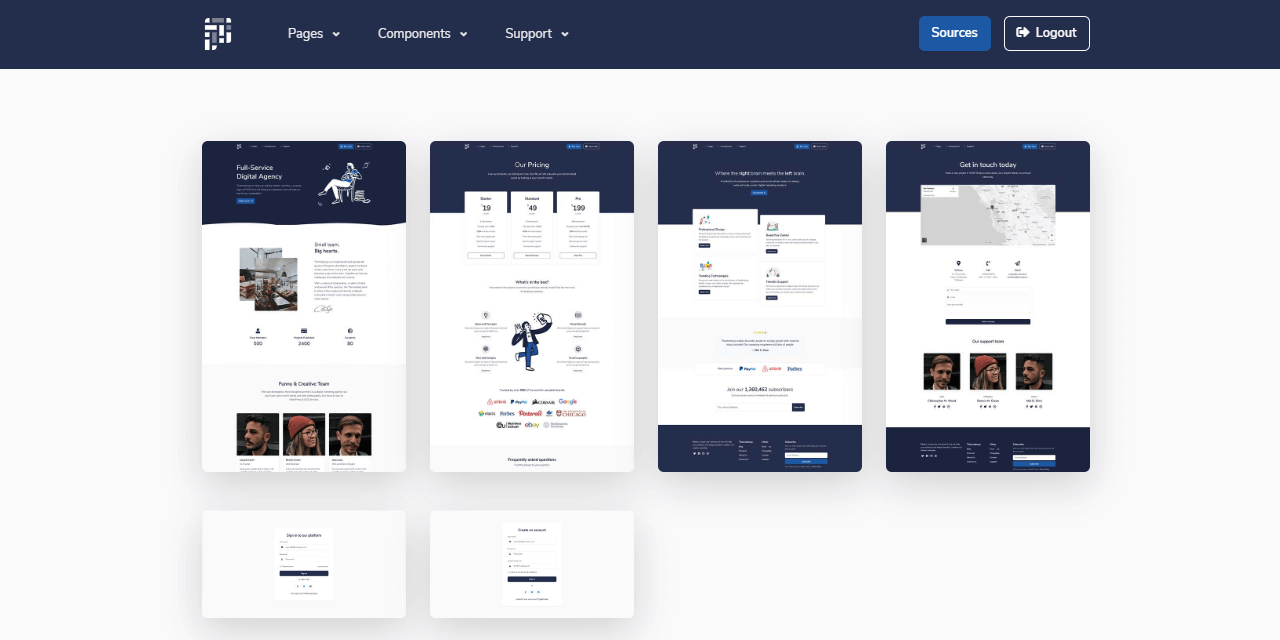
#> input picture media/flask-pixel-bootstrap-uikit-screen-1.png, 1280 x 640 px
$ python engenedraw.py ../media/flask-pixel-bootstrap-uikit-screen-1.png 100 5
#> lines starting #> are read from the running program, lines starting #| are printed output that depends on the picture; after the words box and inside, x2 and y2 are one past the last pixel; in counts of white or black regions, pixels touching at a corner belong together
import os
import sys
import cv2
import numpy as np

image = cv2.imread(sys.argv[1])
#> image is the input picture: shape (640, 1280, 3); mean B, G, R 211.3, 204.7, 202.7

gridSize = int(sys.argv[2])
thickness = int(sys.argv[3])

height, width, b = image.shape

print(width, height)
#| 1280 640

img_1 = np.zeros([height,width,1],dtype=np.uint8)

img_1.fill(255)
#> img_1: shape (640, 1280, 1); every value is 255

gray = cv2.cvtColor(image, cv2.COLOR_BGR2GRAY)
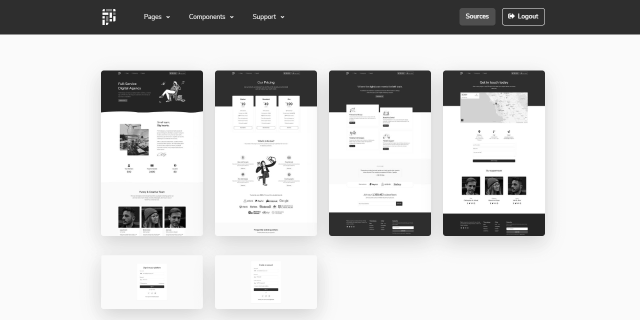
#> gray: shape (640, 1280) (shown at 1/2 size); min 4, max 255, mean 204.8

edges = cv2.Canny(gray,150,200)
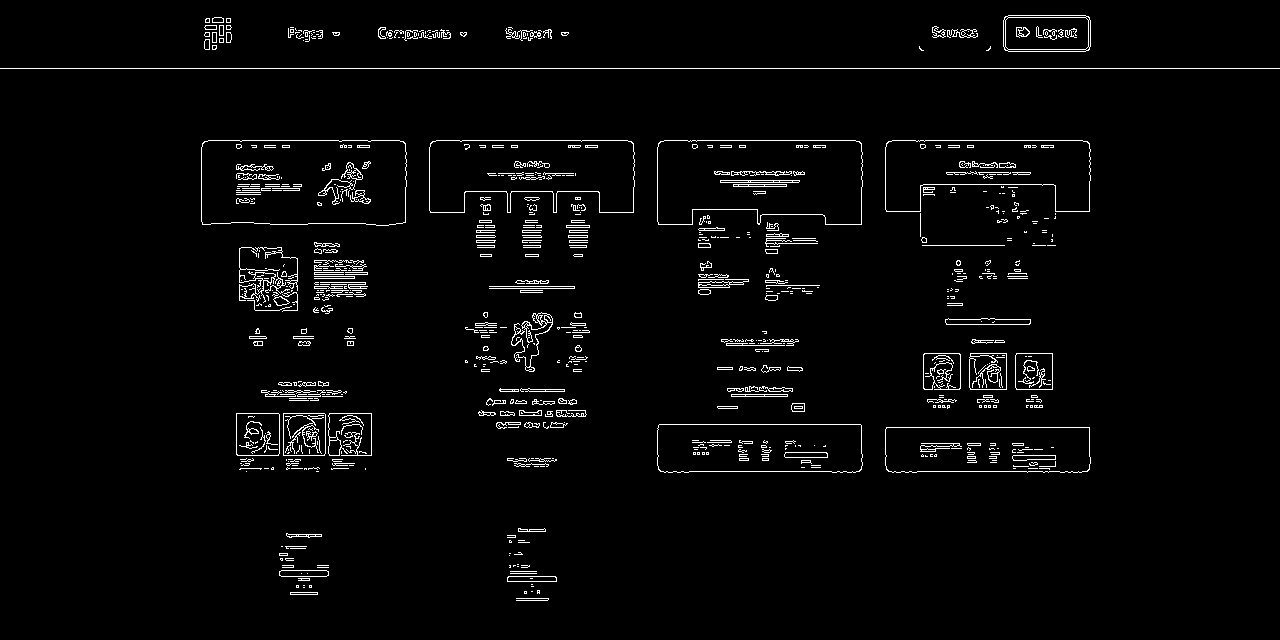
#> edges: shape (640, 1280); 2.8% white in thin lines or dots

contours, hierarchy= cv2.findContours(edges, cv2.RETR_LIST, cv2.CHAIN_APPROX_NONE)
#> contours = 1195 contours, 950 with area under 20; largest, box (x1, y1, x2, y2) and area: (201, 140, 407, 226) 16987, (201, 140, 407, 226) 16981, (657, 140, 863, 225) 15510, (657, 140, 863, 225) 15500, (429, 140, 635, 213) 11987

w = round(width / gridSize)
h = round(height / gridSize)

w_cont = w
h_cont = h

#add vertical lines
for i in range (0, gridSize - 1):

    cv2.line(img_1,(w_cont,0),(w_cont,height),(0,255,0),thickness)
    w_cont += w
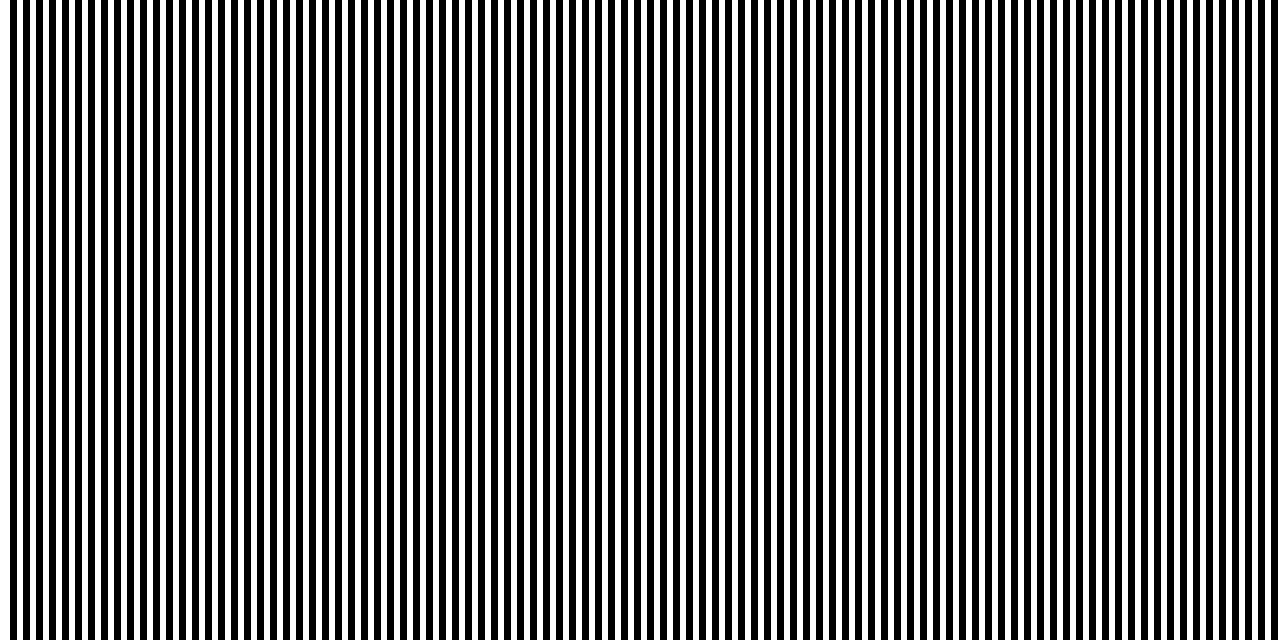
#> img_1: shape (640, 1280, 1); 46.4% white; 99 white regions, largest, box (x1, y1, x2, y2) and area: (0, 0, 10, 640) 6400, (17, 0, 23, 640) 3840, (30, 0, 36, 640) 3840
#> after the loop, w_cont = 1300

for j in range (0, gridSize - 1):

    cv2.line(img_1, (0,h_cont),(width,h_cont),(0,255,0),thickness)
    h_cont += h
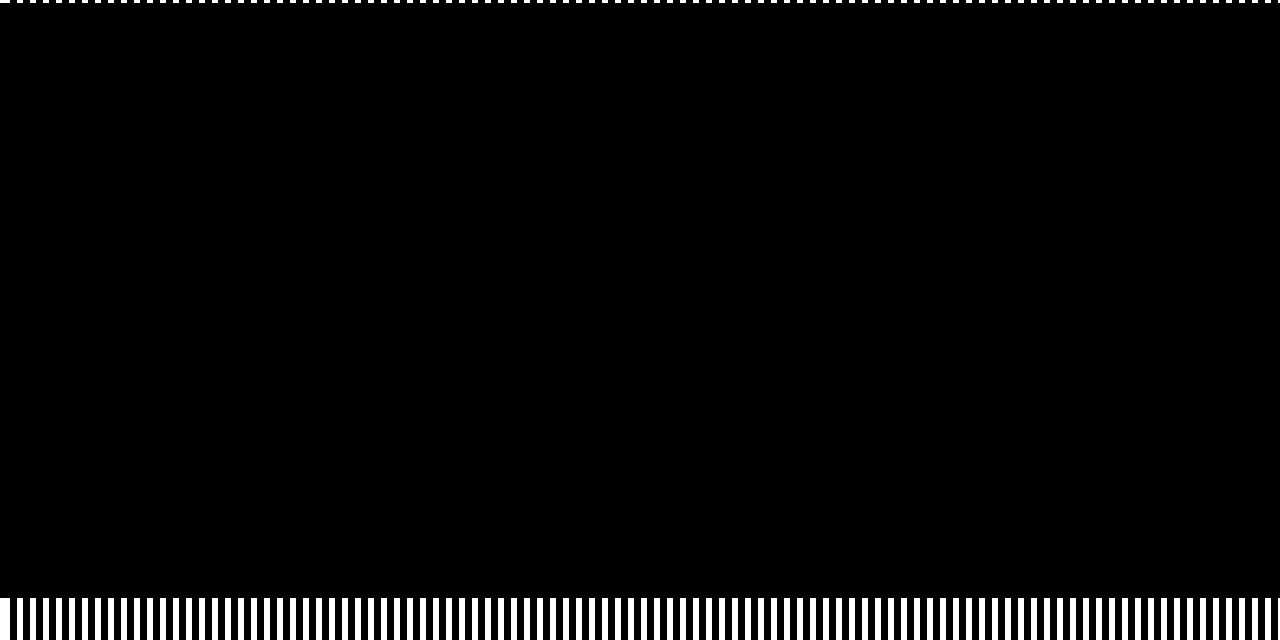
#> img_1: shape (640, 1280, 1); 3.3% white; 198 white regions (98 under 20 px), largest, box (x1, y1, x2, y2) and area: (0, 598, 10, 640) 420, (17, 598, 23, 640) 252, (30, 598, 36, 640) 252
#> after the loop, h_cont = 600

cv2.imwrite('test.jpg', img_1)

print(type(img_1))
#| <class 'numpy.ndarray'>

length = len(contours)
#> length = 1195

for i in range(0, length):
    cv2.drawContours(img_1, contours, i, (0, 255, 0), 3)
    cv2.imwrite('{}.jpg'.format(i), img_1)

$ run again, on media/flask-pixel-bootstrap-uikit-screen-3.png
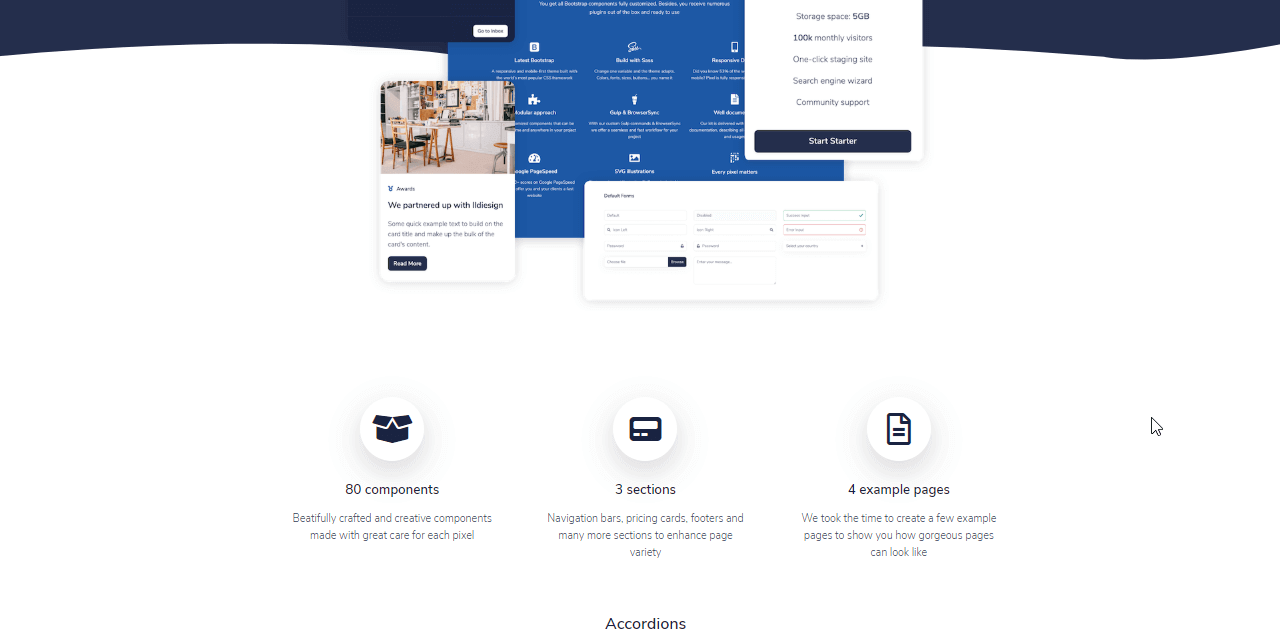
#> input picture media/flask-pixel-bootstrap-uikit-screen-3.png, 1280 x 640 px
#> image is the input picture: shape (640, 1280, 3); mean B, G, R 236.2, 230, 226.2
#| 1280 640
#> `gray = cv2.cvtColor(image, cv2.COLOR_BGR2GRAY)`:
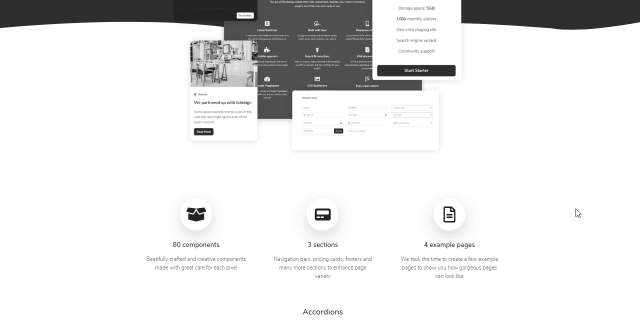
#> gray: shape (640, 1280) (shown at 1/2 size); min 18, max 255, mean 229.6
#> `edges = cv2.Canny(gray,150,200)`:
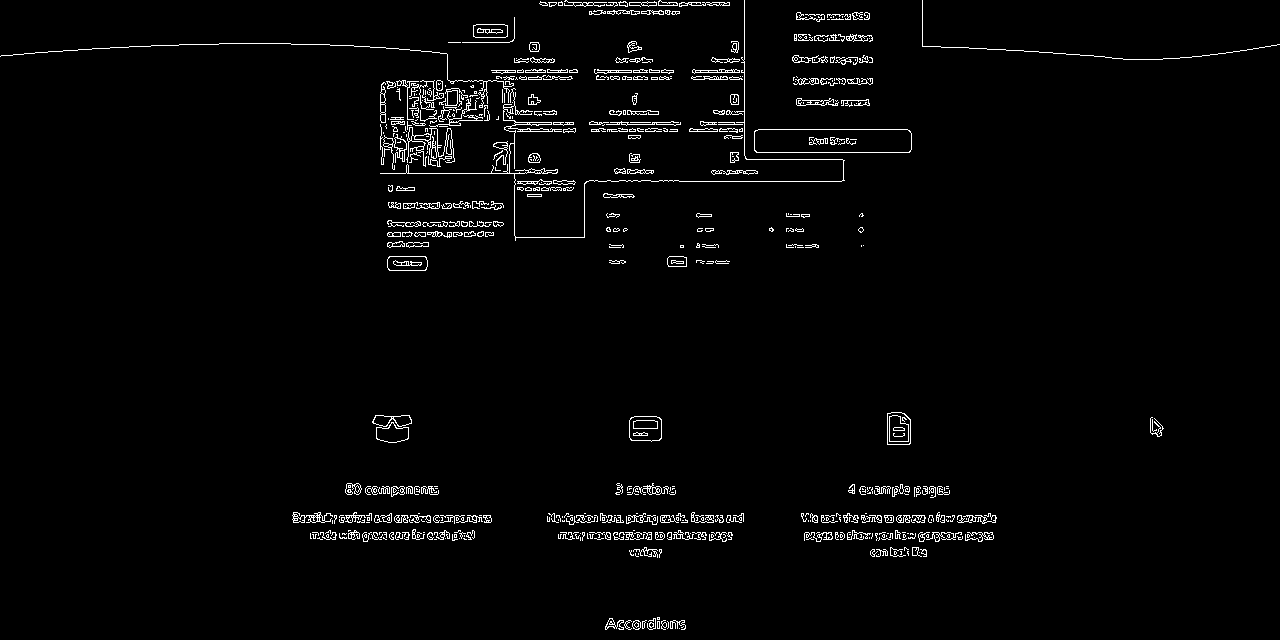
#> edges: shape (640, 1280); 2.3% white in thin lines or dots
#> contours = 1155 contours, 899 with area under 20; largest, box (x1, y1, x2, y2) and area: (754, 129, 912, 153) 3596, (754, 129, 912, 153) 3588, (629, 416, 662, 442) 750, (629, 416, 662, 442) 742, (887, 412, 911, 445) 706
#> after the loop `for i in range (0, gridSize - 1):`: w_cont = 1300
#> after the loop `for j in range (0, gridSize - 1):`: h_cont = 600
#| <class 'numpy.ndarray'>
#> length = 1155

$ run again, on media/flask-pixel-bootstrap-uikit-screen-4.png
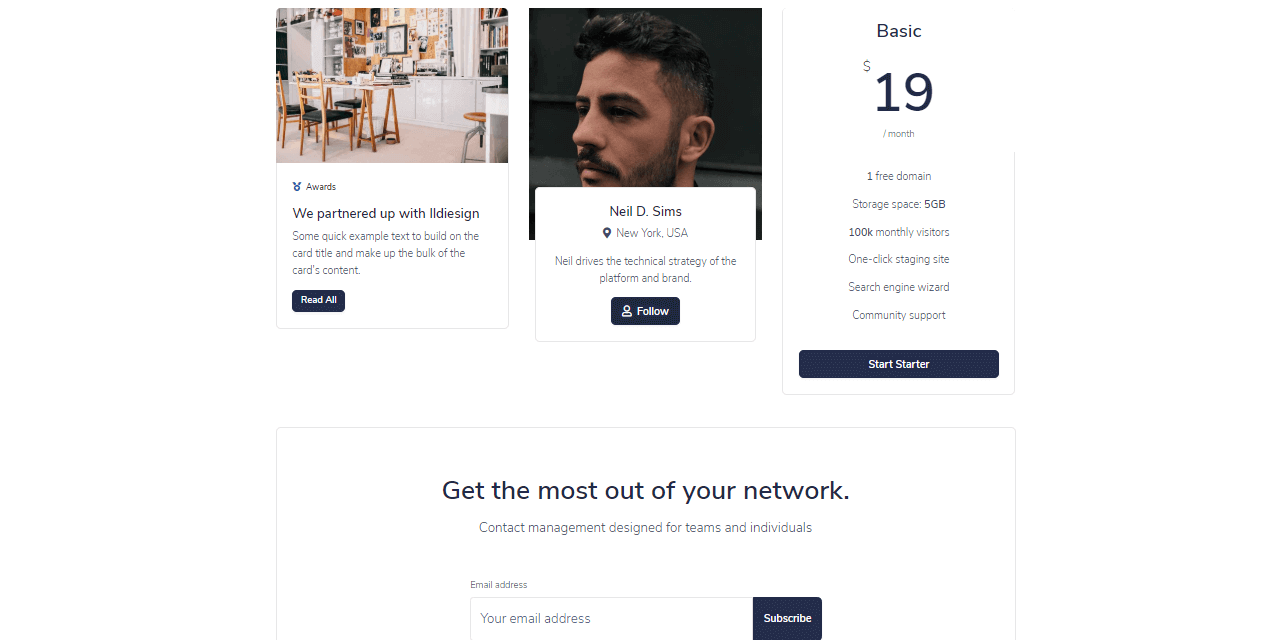
#> input picture media/flask-pixel-bootstrap-uikit-screen-4.png, 1280 x 640 px
#> image is the input picture: shape (640, 1280, 3); mean B, G, R 235.6, 235.7, 236.9
#| 1280 640
#> `gray = cv2.cvtColor(image, cv2.COLOR_BGR2GRAY)`:
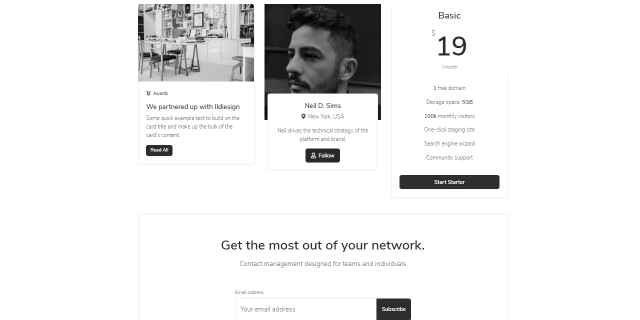
#> gray: shape (640, 1280) (shown at 1/2 size); min 6, max 255, mean 236
#> `edges = cv2.Canny(gray,150,200)`:
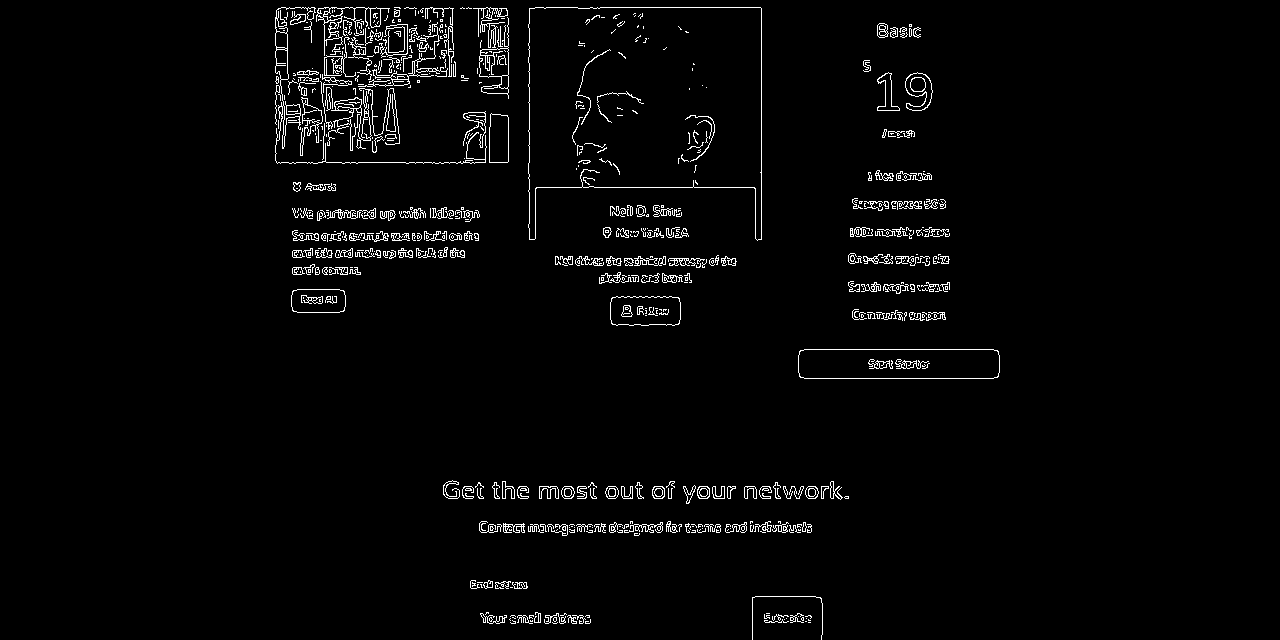
#> edges: shape (640, 1280); 2.5% white in thin lines or dots, all inside (x1, y1, x2, y2) = (275, 7, 1000, 640)
#> contours = 1086 contours, 855 with area under 20; largest, box (x1, y1, x2, y2) and area: (528, 7, 762, 241) 42396, (528, 7, 762, 241) 42385, (798, 349, 1000, 379) 5787, (798, 349, 1000, 379) 5781, (610, 296, 681, 326) 1918
#> after the loop `for i in range (0, gridSize - 1):`: w_cont = 1300
#> after the loop `for j in range (0, gridSize - 1):`: h_cont = 600
#| <class 'numpy.ndarray'>
#> length = 1086
